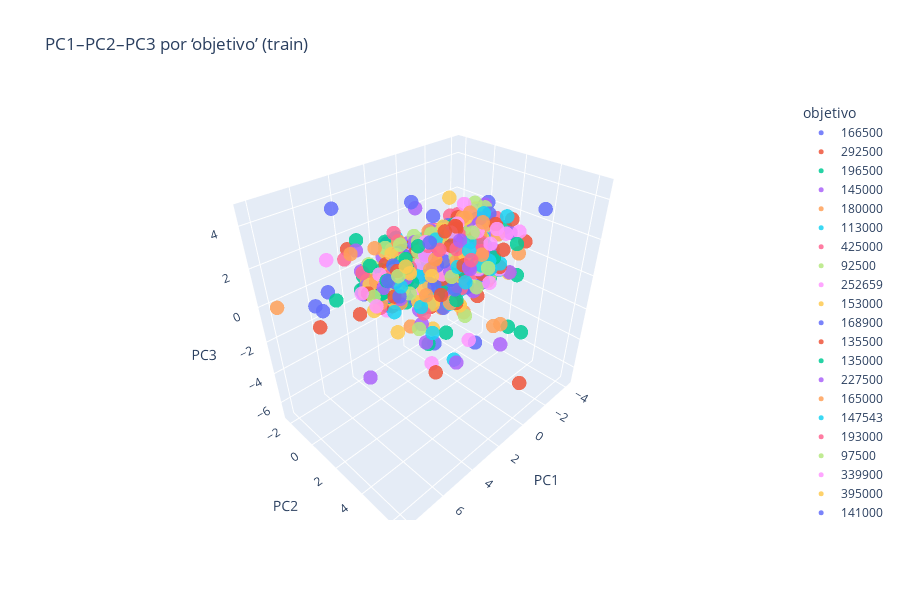

Write notebook code for a chart like this one.
### Code cell
#%%
#### Solo si k>=3
df_plot = T_train_df.iloc[:, :3].copy()          # PC1, PC2, PC3
# Alinea objetivo con los índices de T_train_df
df_plot["objetivo"] = y_train.loc[T_train_df.index].astype(str)
 
fig = px.scatter_3d(
    df_plot,
    x="PC1", y="PC2", z="PC3",
    color="objetivo",
    opacity=0.85,
    title="PC1–PC2–PC3 por ‘objetivo’ (train)",
    height=600
)
fig.update_traces(marker=dict(size=5))
fig.update_layout(scene=dict(xaxis_title="PC1", yaxis_title="PC2", zaxis_title="PC3"))
fig.show()
